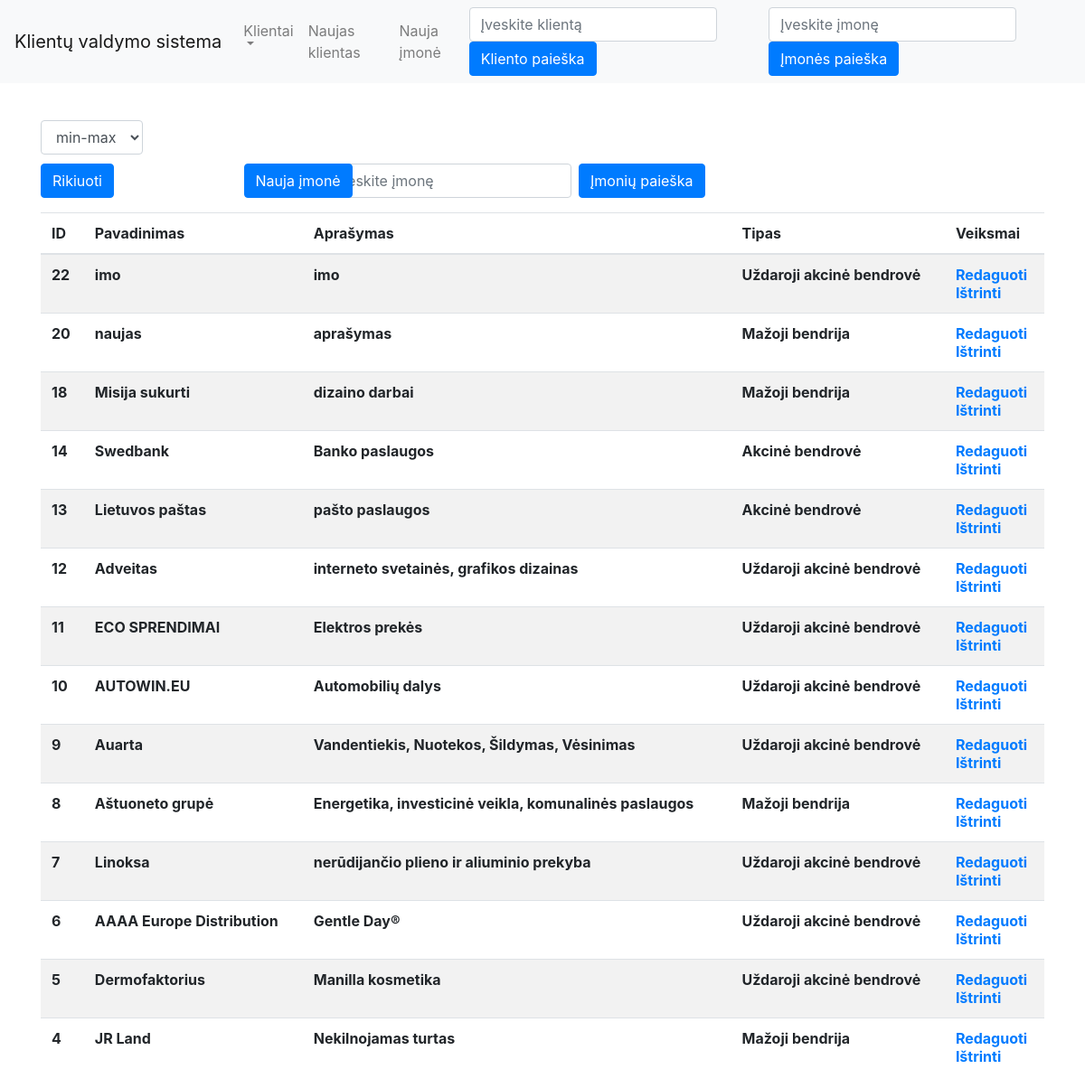
/imones.php, run on the app's committed database.
### tables this page shows
CREATE TABLE `imones` (
  `ID` int(4) NOT NULL,
  `pavadinimas` varchar(120) NOT NULL,
  `tipas_id` int(4) NOT NULL,
  `aprasymas` varchar(120) NOT NULL
);

CREATE TABLE `imones_tipas` (
  `ID` int(4) NOT NULL,
  `pavadinimas` varchar(120) NOT NULL,
  `im_aprasymas` varchar(120) NOT NULL
);

### imones.php (the view, shortened to what this page needs)
<?php
require_once("includes/menu.php");
require_once("connection.php");
require_once("includes.php");
?>
<!DOCTYPE html>
<html lang="en">
<head>
</head>
<body>
    <div class="container">
        <form action="imones.php" method="get">
            <div class="form-group">
                <br>
                <select class="form-control" name="rikiavimas_id">
                    <option value="ASC"> min-max</option>
                </select>
                <br><br>
                <button class="btn btn-primary" name="rikiuoti" type="submit">Rikiuoti</button>
            </div>
        </form>
        <div class="paieska">
         <form class="form-inline my-2 my-lg-0" action="imones.php" method="get">
         <input class="form-control mr-sm-2" name="search" type="search" placeholder="Įveskite įmonę" aria-label="Search Client">
         <button class="btn btn-primary" type="submit" name="search_button">Įmonių paieška</button>
       </form>
    </div>
    <div class="naujas">
        <form action="imones.php" method="get">
                <button class='btn btn-primary' type='submit' name='naujas'><a class="mygt" href='naujaimone.php'>Nauja įmonė</a></button>
 </form>
 </div>
            <table class="table table-striped">
                <thead>
                    <tr>
                        <th scope="col">ID</th>
                        <th scope="col">Pavadinimas</th>
                        <th scope="col">Aprašymas</th>
                        <th scope="col">Tipas</th>
                        <?php    if ($vartotojas[3]!=3){ ?>
                        <th scope="col">Veiksmai</th>
                        <?php   } ?>
                    </tr>
                </thead>
                <tbody>
                    <?php
                    if (isset($_GET["rikiavimas_id"]) && !empty($_GET["rikiavimas_id"])) {
                        $rikiavimas = $_GET["rikiavimas_id"];
                    } else {
                        $rikiavimas = "DESC";
                    }
                    $sql = "SELECT imones.ID, imones.pavadinimas, imones.aprasymas, imones_tipas.im_aprasymas FROM imones
    LEFT JOIN imones_tipas ON imones_tipas.ID = imones.tipas_id
    WHERE 1
    ORDER BY imones.ID $rikiavimas";
                    $rezultatas = $prisijungimas->query($sql);
                    while ($imones = mysqli_fetch_array($rezultatas)) {
                        echo "<tr><th>" . $imones["ID"] . "</th>";
                        echo "<th>" . $imones["pavadinimas"] . "</th>";
                        echo "<th>" . $imones["aprasymas"] . "</th>";
                        echo "<th>" . $imones["im_aprasymas"] . "</th>";
                        if ($vartotojas[3]!=3){
                        echo "<th>";
                        echo "<a href='imoneedit.php?ID=" . $imones["ID"] . "'>Redaguoti</a>";
                        echo "<br>";
                        echo "<a href='imones.php?ID=" . $imones["ID"] . "'>Ištrinti</a>";
                        }
                        echo "</th></tr>";
                    }
                    ?>
                </tbody>
            </table>
            </div>
</body>
</html>

### data on the page
imones: ID "22", pavadinimas "imo", aprasymas "imo", imones_tipas.im_aprasymas "Uždaroji akcinė bendrovė"
imones: ID "20", pavadinimas "naujas", aprasymas "aprašymas", imones_tipas.im_aprasymas "Mažoji bendrija"
imones: ID "18", pavadinimas "Misija sukurti", aprasymas "dizaino darbai", imones_tipas.im_aprasymas "Mažoji bendrija"
imones: ID "14", pavadinimas "Swedbank", aprasymas "Banko paslaugos", imones_tipas.im_aprasymas "Akcinė bendrovė"
imones: ID "13", pavadinimas "Lietuvos paštas", aprasymas "pašto paslaugos", imones_tipas.im_aprasymas "Akcinė bendrovė"
imones: ID "12", pavadinimas "Adveitas", aprasymas "interneto svetainės, grafikos dizainas", imones_tipas.im_aprasymas "Uždaroji akcinė bendrovė"
imones: ID "11", pavadinimas "ECO SPRENDIMAI", aprasymas "Elektros prekės", imones_tipas.im_aprasymas "Uždaroji akcinė bendrovė"
imones: ID "10", pavadinimas "AUTOWIN.EU", aprasymas "Automobilių dalys", imones_tipas.im_aprasymas "Uždaroji akcinė bendrovė"
imones: ID "9", pavadinimas "Auarta", aprasymas "Vandentiekis, Nuotekos, Šildymas, Vėsinimas", imones_tipas.im_aprasymas "Uždaroji akcinė bendrovė"
imones: ID "8", pavadinimas "Aštuoneto grupė", aprasymas "Energetika, investicinė veikla, komunalinės paslaugos", imones_tipas.im_aprasymas "Mažoji bendrija"
imones: ID "7", pavadinimas "Linoksa", aprasymas "nerūdijančio plieno ir aliuminio prekyba", imones_tipas.im_aprasymas "Uždaroji akcinė bendrovė"
imones: ID "6", pavadinimas "AAAA Europe Distribution", aprasymas "Gentle Day®", imones_tipas.im_aprasymas "Uždaroji akcinė bendrovė"
imones: ID "5", pavadinimas "Dermofaktorius", aprasymas "Manilla kosmetika", imones_tipas.im_aprasymas "Uždaroji akcinė bendrovė"
imones: ID "4", pavadinimas "JR Land", aprasymas "Nekilnojamas turtas", imones_tipas.im_aprasymas "Mažoji bendrija"
